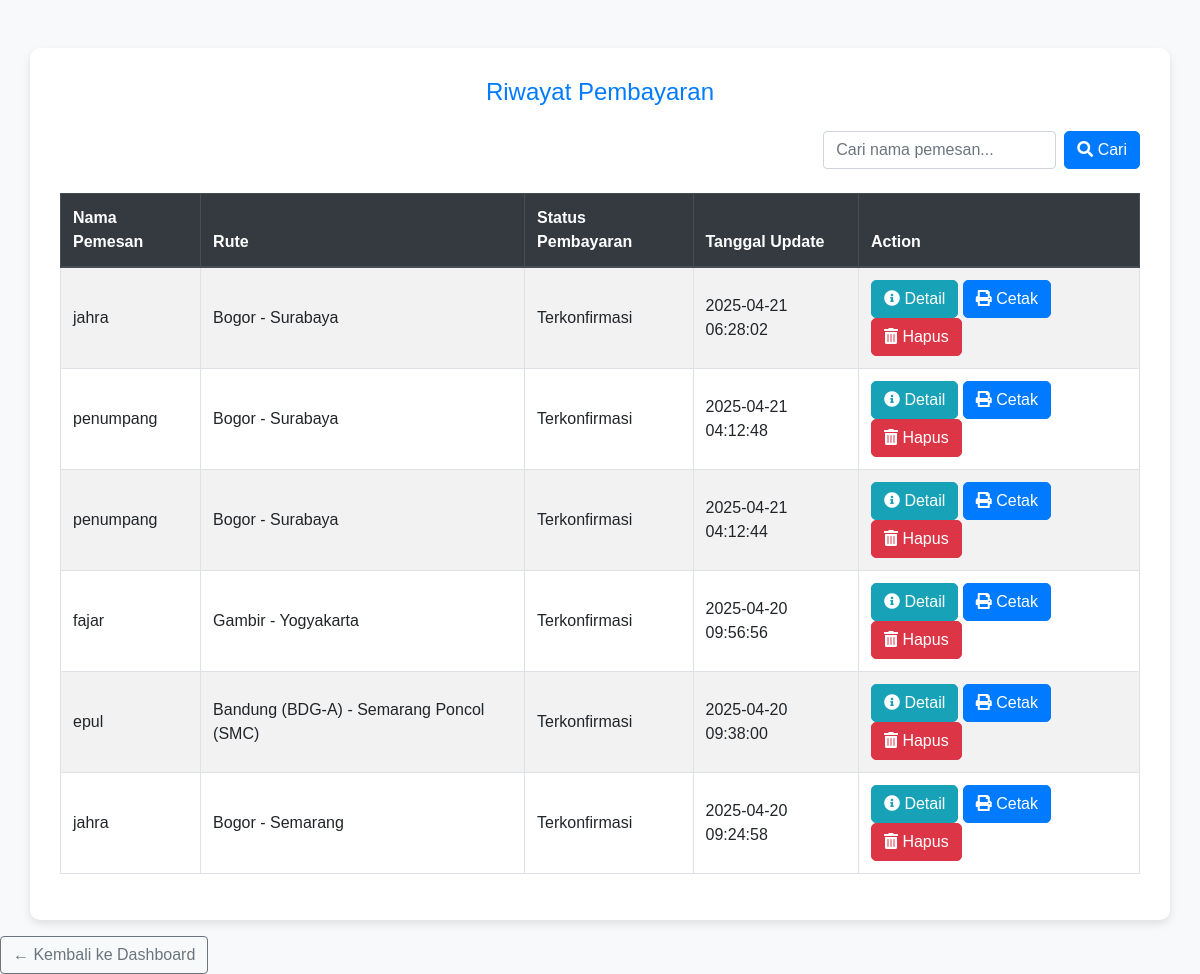
The page /riwayat_pembayaran.php on the database its author committed.
### tables this page shows
CREATE TABLE `riwayat_pembayaran` (
  `id_riwayat` int NOT NULL,
  `id_pemesanan` int NOT NULL,
  `status_pembayaran` varchar(50) NOT NULL,
  `tanggal_update` timestamp NULL DEFAULT CURRENT_TIMESTAMP
);

CREATE TABLE `users` (
  `id_user` int NOT NULL,
  `nama` varchar(255) NOT NULL,
  `email` varchar(50) NOT NULL,
  `username` varchar(50) NOT NULL,
  `password` varchar(255) NOT NULL,
  `alamat` text,
  `role` enum('admin','petugas','pemesan') NOT NULL,
  `foto` varchar(255) DEFAULT NULL
);

CREATE TABLE `rute_transportasi` (
  `id_rute` int NOT NULL,
  `id_transportasi` int NOT NULL,
  `asal` varchar(255) NOT NULL,
  `tujuan` varchar(255) NOT NULL,
  `tanggal_keberangkatan` date NOT NULL,
  `waktu_keberangkatan` time NOT NULL,
  `harga` varchar(255) NOT NULL,
  `kelas` enum('Ekonomi','Bisnis','Vip') NOT NULL
);

### riwayat_pembayaran.php (the view, shortened to what this page needs)
<?php
include 'koneksi.php';
?>
<!DOCTYPE html>
<html lang="en">
<head>
    <link rel="stylesheet" href="https://stackpath.bootstrapcdn.com/bootstrap/4.5.2/css/bootstrap.min.css">
    <link rel="stylesheet" href="https://cdnjs.cloudflare.com/ajax/libs/font-awesome/5.15.4/css/all.min.css">
</head>
<body>
<div class="container mt-5">
    <h4 class="mb-4 text-center text-primary">Riwayat Pembayaran</h4>
    <form method="GET" class="form-inline mb-4 justify-content-end">
        <input type="text" name="search" class="form-control mr-2" placeholder="Cari nama pemesan..." value="<?php echo isset($_GET['search']) ? htmlspecialchars($_GET['search']) : ''; ?>">
        <button type="submit" class="btn btn-primary"><i class="fas fa-search"></i> Cari</button>
    </form>
    <table class="table table-bordered table-striped">
        <thead class="thead-dark">
            <tr>
                <th>Nama Pemesan</th>
                <th>Rute</th>
                <th>Status Pembayaran</th>
                <th>Tanggal Update</th>
                <th>Action</th>
            </tr>
        </thead>
        <tbody>
            <?php
            $queryRiwayat = "SELECT rp.*, p.id_pemesanan, u.username, r.asal, r.tujuan
                             FROM riwayat_pembayaran rp
                             JOIN pemesanan p ON rp.id_pemesanan = p.id_pemesanan
                             JOIN users u ON p.id_user = u.id_user
                             JOIN rute_transportasi r ON p.id_rute = r.id_rute";
            $queryRiwayat .= " ORDER BY rp.tanggal_update DESC";
            $resultRiwayat = mysqli_query($con, $queryRiwayat);
            if (mysqli_num_rows($resultRiwayat) > 0) {
                while ($rowRiwayat = mysqli_fetch_assoc($resultRiwayat)) {
                    echo "<tr>";
                    echo "<td>" . htmlspecialchars($rowRiwayat['username']) . "</td>";
                    echo "<td>" . htmlspecialchars($rowRiwayat['asal'] . " - " . $rowRiwayat['tujuan']) . "</td>";
                    echo "<td>" . htmlspecialchars($rowRiwayat['status_pembayaran']) . "</td>";
                    echo "<td>" . $rowRiwayat['tanggal_update'] . "</td>";
                    echo "<td>
                            <button class='btn btn-info' data-toggle='modal' data-target='#detailModal" . $rowRiwayat['id_pemesanan'] . "'><i class='fas fa-info-circle'></i> Detail</button>
                            <button class='btn btn-primary' onclick='cetakTiket(" . $rowRiwayat['id_pemesanan'] . ")'><i class='fas fa-print'></i> Cetak</button>
                            <a href='?delete_id=" . $rowRiwayat['id_pemesanan'] . "' class='btn btn-danger' onclick='return confirm(\"Apakah Anda yakin ingin menghapus riwayat ini?\")'><i class='fas fa-trash-alt'></i> Hapus</a>
                          </td>";
                    echo "</tr>";
                }
            } else {
                echo "<tr><td colspan='5' class='text-center'>Tidak ada riwayat status pembayaran.</td></tr>";
            }
            ?>
        </tbody>
    </table>
</div>
<a href="dashboard.php" class="btn btn-outline-secondary mt-3">← Kembali ke Dashboard</a>
</body>
</html>

### riwayat_pembayaran.php (style rules this page uses)
body { background-color: #f8f9fa; font-family: Arial, sans-serif; }
.container { background-color: #fff; border-radius: 10px; box-shadow: 0 4px 8px rgba(0, 0, 0, 0.1); padding: 30px; }
.btn-info, .btn-danger, .btn-primary { border-radius: 5px; transition: all 0.3s ease; }
.table th, .table td { vertical-align: middle; }

### rows shown on the page
riwayat_pembayaran: users.username "jahra", rute_transportasi.asal+tujuan "Bogor - Surabaya", status_pembayaran "Terkonfirmasi", tanggal_update "2025-04-21 06:28:02"
riwayat_pembayaran: users.username "penumpang", rute_transportasi.asal+tujuan "Bogor - Surabaya", status_pembayaran "Terkonfirmasi", tanggal_update "2025-04-21 04:12:48"
riwayat_pembayaran: users.username "penumpang", rute_transportasi.asal+tujuan "Bogor - Surabaya", status_pembayaran "Terkonfirmasi", tanggal_update "2025-04-21 04:12:44"
riwayat_pembayaran: users.username "fajar", rute_transportasi.asal+tujuan "Gambir - Yogyakarta", status_pembayaran "Terkonfirmasi", tanggal_update "2025-04-20 09:56:56"
riwayat_pembayaran: users.username "epul", rute_transportasi.asal+tujuan "Bandung (BDG-A) - Semarang Poncol (SMC)", status_pembayaran "Terkonfirmasi", tanggal_update "2025-04-20 09:38:00"
riwayat_pembayaran: users.username "jahra", rute_transportasi.asal+tujuan "Bogor - Semarang", status_pembayaran "Terkonfirmasi", tanggal_update "2025-04-20 09:24:58"
